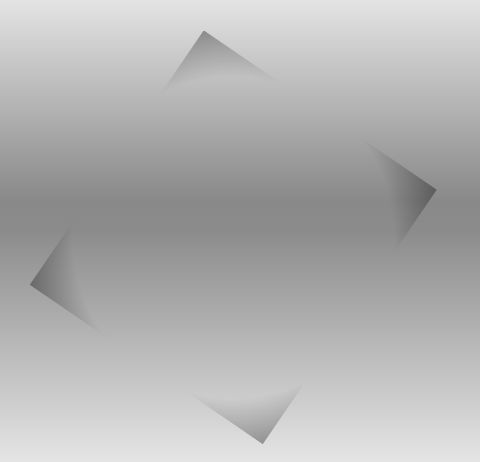
%> input picture TP3_Transformée_de_hough_et_de_radon/TP03I1.jpg, 480 x 462 px
$ octave TP3.m   (GNU Octave 9; MATLAB toolbox functions it lacks are replaced by stand-ins)
%> lines starting %> are read from the running program, lines starting %| are printed output that depends on the picture; in (x1, y1, x2, y2) boxes, pixels count from 0 and x2, y2 are one past the last pixel; in counts of white or black regions, pixels touching at a corner belong together; the program's own positions count from 1
close all;
clear all;

% I
%%Production d'une image binaire à l'aide d'un estimateur et d'un seuil
seuil = 30;
img = double(imread('TP03I1.jpg'));
%> img: size 462x480 double; min 90, max 231, mean 179.3; mean of the top-left, top-right, bottom-left and bottom-right quarters 175.3, 175.5, 183.2, 183.3
f1 = [1 0 -1;1 0 -1;1 0 -1];
f2 = [1 1 1;0 0 0;-1 -1 -1];
img_grad = abs(conv2(img,f1,'valid')) + abs(conv2(img,f2,'valid'));
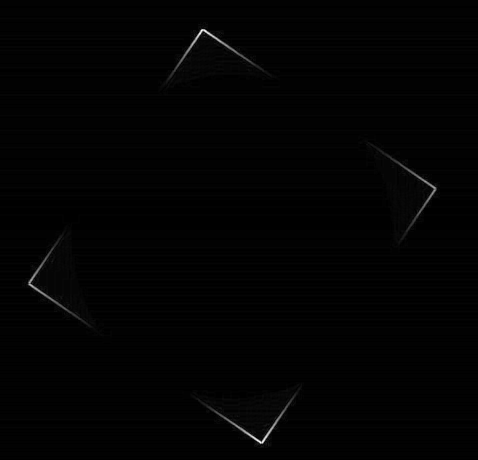
%> img_grad: size 460x478 double; min 0, max 302, mean 3.4; drawn with min black and max white
img_bin = img_grad > seuil;
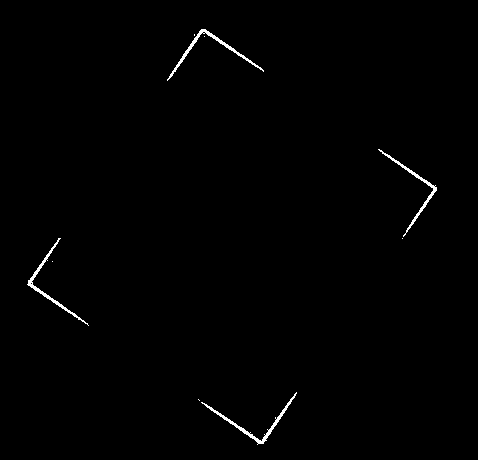
%> img_bin: size 460x478 logical; 0.68% white in thin lines or dots, all inside (x1, y1, x2, y2) = (27, 29, 437, 445)
imagesc(double(img_bin));
colormap(gray(256));
%%
matriceDeVotes = zeros(size(img_bin,1)+size(img_bin,2),628);
diag = round(abs(sqrt(size(img_bin,1)^2+size(img_bin,2)^2)));
%> diag = 663
haut = size(img_bin,1);
%> haut = 460
larg = size(img_bin,2);
%> larg = 478
X = []; Y = [];
for i = 1:haut
   for j = 1:larg
      if(img_bin(i,j) == 1)
         for theta = 1:628
             val_theta = 2*pi*theta/628;
             rho = round(i*cos(val_theta)+j*sin(val_theta));
             if(rho < diag && rho>0)
                matriceDeVotes(rho,theta) = matriceDeVotes(rho,theta) + 1;
             end
         end
      end

   end
end
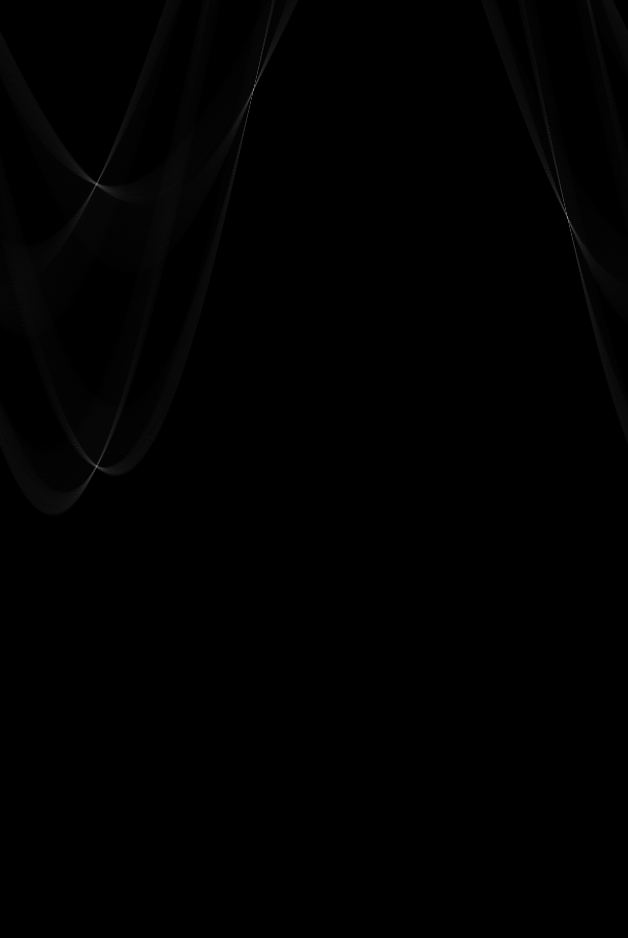
%> matriceDeVotes: size 938x628 double; min 0, max 150, mean 0.8
%> after the loop, rho = 445; val_theta = 6.28

figure;
imagesc(log(abs(matriceDeVotes+1)));
colormap(gray(256));
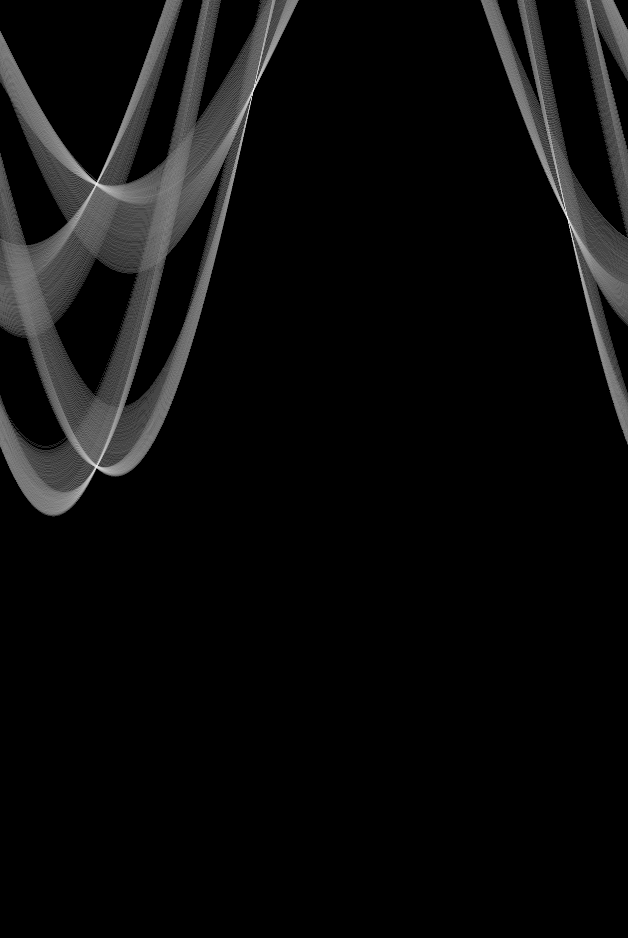
%> displayed picture: size 938x628x3, on the screen's scale of 0 to 255; min 0, max 255, mean 12

%% II Reconnaissance
V = matriceDeVotes;
NbKpoints = 10; %nb de droite
%> (the run ends here)
